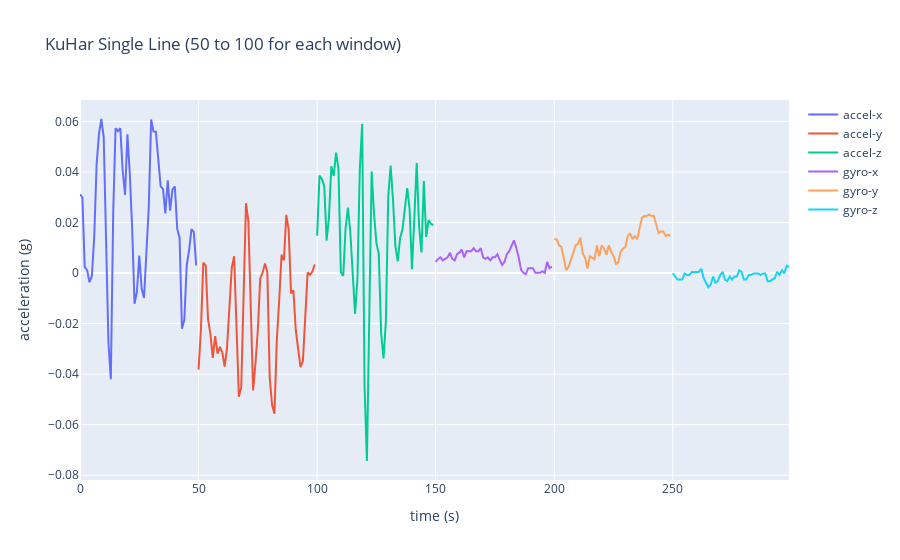
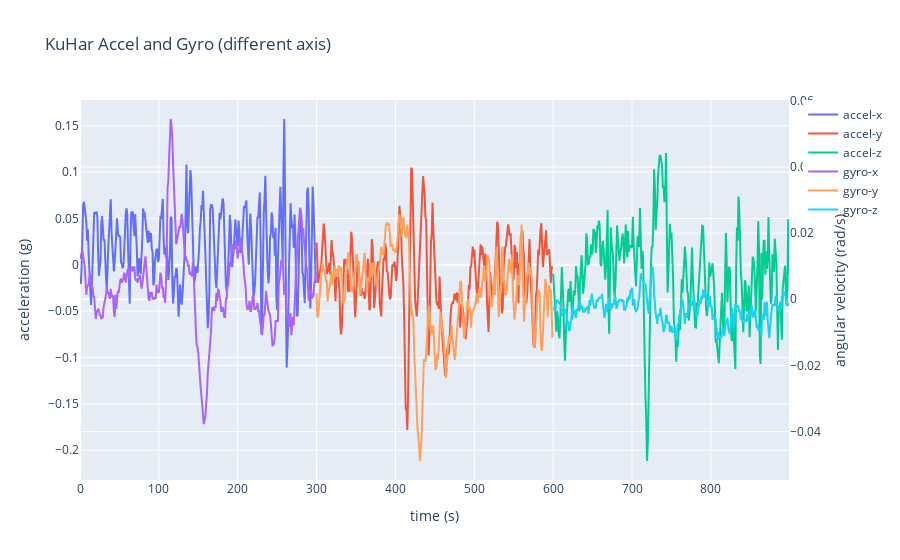
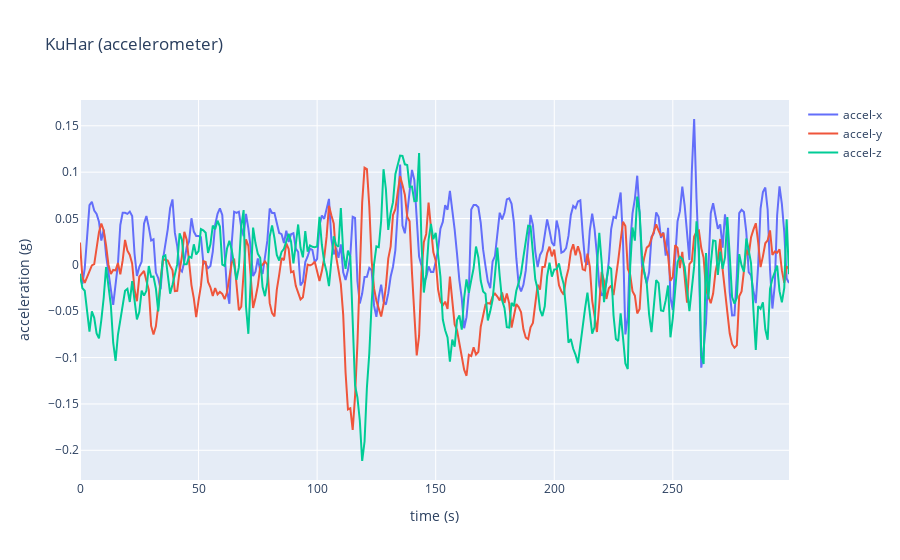
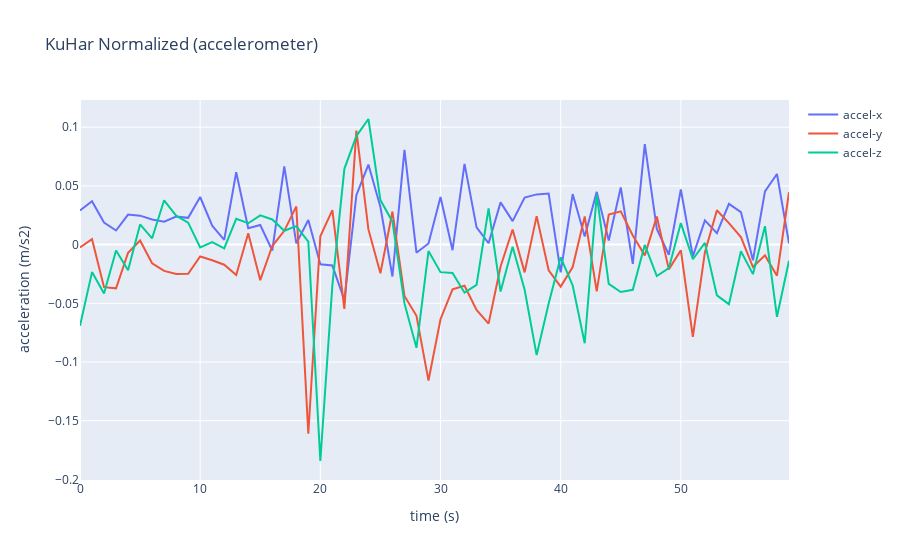

The notebook cell these images were saved under, in order:
### Code cell
plot_windows_single_line(
    train,
    windows=None, #["accel-x", "accel-y", "accel-z", "gyro-x", "gyro-y", "gyro-z"],
    sample_idx=0,
    the_slice=slice(50, 100, 1),
    title="KuHar Single Line (50 to 100 for each window)",
    xaxis="time (s)",
    yaxis="acceleration (g)",
).show()

plot_twin_windows_sample(
    train,
    sample_idx=0,
    title="KuHar Accel and Gyro (different axis)",
    xaxis="time (s)",
    y1_axis="acceleration (g)",
    y2_axis="angular velocity (rad/s)",
    # the_slice=slice(0, 300, 1),
).show()

plot_windows_sample(
    train,
    windows=["accel-x", "accel-y", "accel-z"],
    sample_idx=0,
    title="KuHar (accelerometer)",
    xaxis="time (s)",
    yaxis="acceleration (g)",
    the_slice=slice(0, 300, 1),
).show()

plot_windows_sample(
    train_normalized,
    windows=["accel-x", "accel-y", "accel-z"],
    sample_idx=0,
    title="KuHar Normalized (accelerometer)",
    xaxis="time (s)",
    yaxis="acceleration (m/s2)",
).show()
